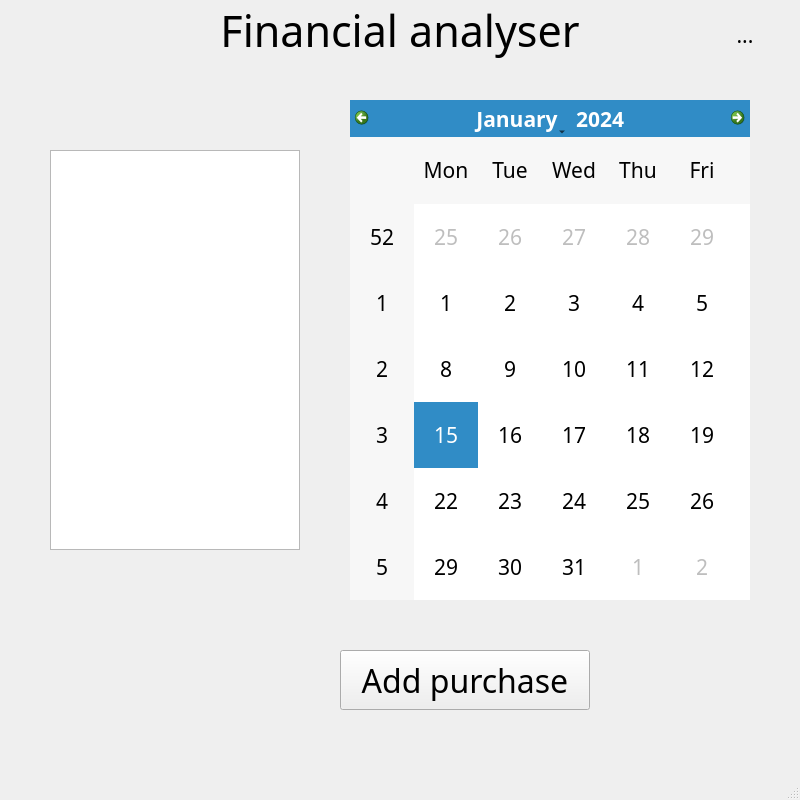
<?xml version="1.0" encoding="UTF-8"?>
<ui version="4.0">
 <class>MainWindow</class>
 <widget class="QMainWindow" name="MainWindow">
  <property name="geometry">
   <rect>
    <x>0</x>
    <y>0</y>
    <width>800</width>
    <height>800</height>
   </rect>
  </property>
  <property name="font">
   <font>
    <family>Segoe Print</family>
    <pointsize>16</pointsize>
   </font>
  </property>
  <property name="cursor">
   <cursorShape>ArrowCursor</cursorShape>
  </property>
  <property name="windowTitle">
   <string>MainWindow</string>
  </property>
  <property name="iconSize">
   <size>
    <width>800</width>
    <height>800</height>
   </size>
  </property>
  <widget class="QWidget" name="centralwidget">
   <widget class="QCalendarWidget" name="calendarWidget">
    <property name="geometry">
     <rect>
      <x>350</x>
      <y>100</y>
      <width>400</width>
      <height>500</height>
     </rect>
    </property>
   </widget>
   <widget class="QPushButton" name="pushButton_2">
    <property name="geometry">
     <rect>
      <x>340</x>
      <y>650</y>
      <width>250</width>
      <height>60</height>
     </rect>
    </property>
    <property name="sizePolicy">
     <sizepolicy hsizetype="Fixed" vsizetype="Fixed">
      <horstretch>0</horstretch>
      <verstretch>0</verstretch>
     </sizepolicy>
    </property>
    <property name="font">
     <font>
      <pointsize>24</pointsize>
     </font>
    </property>
    <property name="text">
     <string>Add purchase</string>
    </property>
   </widget>
   <widget class="QTextEdit" name="textEdit">
    <property name="geometry">
     <rect>
      <x>50</x>
      <y>150</y>
      <width>250</width>
      <height>400</height>
     </rect>
    </property>
   </widget>
   <widget class="QToolButton" name="toolButton">
    <property name="geometry">
     <rect>
      <x>720</x>
      <y>10</y>
      <width>50</width>
      <height>50</height>
     </rect>
    </property>
    <property name="autoFillBackground">
     <bool>true</bool>
    </property>
    <property name="text">
     <string>...</string>
    </property>
    <property name="icon">
     <iconset>
      <normaloff>tool.png</normaloff>tool.png</iconset>
    </property>
    <property name="iconSize">
     <size>
      <width>50</width>
      <height>50</height>
     </size>
    </property>
    <property name="shortcut">
     <string notr="true"/>
    </property>
    <property name="autoRepeat">
     <bool>false</bool>
    </property>
    <property name="popupMode">
     <enum>QToolButton::InstantPopup</enum>
    </property>
    <property name="autoRaise">
     <bool>true</bool>
    </property>
   </widget>
   <widget class="QLabel" name="label_2">
    <property name="enabled">
     <bool>true</bool>
    </property>
    <property name="geometry">
     <rect>
      <x>0</x>
      <y>0</y>
      <width>800</width>
      <height>60</height>
     </rect>
    </property>
    <property name="font">
     <font>
      <pointsize>32</pointsize>
     </font>
    </property>
    <property name="text">
     <string>Financial analyser</string>
    </property>
    <property name="textFormat">
     <enum>Qt::PlainText</enum>
    </property>
    <property name="alignment">
     <set>Qt::AlignCenter</set>
    </property>
   </widget>
  </widget>
  <widget class="QMenuBar" name="menubar">
   <property name="geometry">
    <rect>
     <x>0</x>
     <y>0</y>
     <width>800</width>
     <height>34</height>
    </rect>
   </property>
  </widget>
  <widget class="QStatusBar" name="statusbar"/>
 </widget>
 <resources/>
 <connections/>
</ui>
